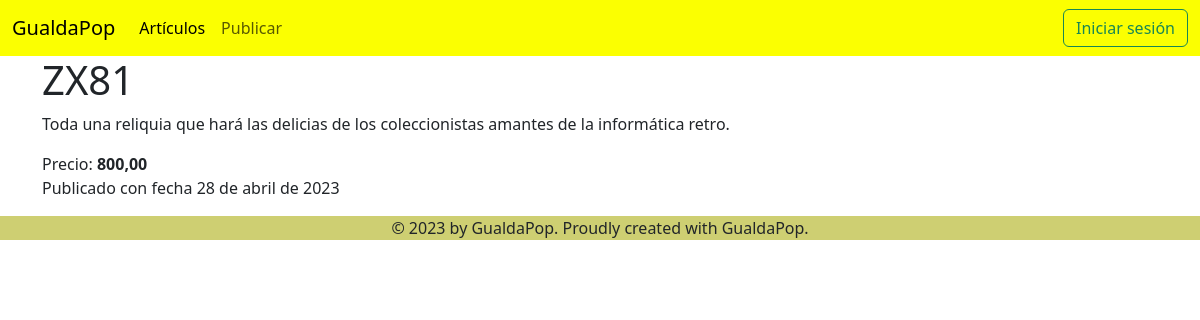
The page /articulos/6 on the database its author committed.
### compraventa/models.py (models this page shows)
class Articulo(models.Model):
    nombre = models.CharField(max_length=100, blank=False, null=False)
    descripcion = models.TextField(blank=False, null=False)
    precio = models.DecimalField(max_digits=10, decimal_places=2, blank=False, null=False)
    fecha_publicacion = models.DateField(auto_now_add=True)
    vendido = models.BooleanField(default=False)
    foto = models.ImageField(upload_to='fotos', blank=True, null=True)
    vendedor = models.ForeignKey(User, on_delete=models.CASCADE, blank=True, null=True, related_name='vendedor')
    comprador = models.ForeignKey(User, on_delete=models.CASCADE, blank=True, null=True, related_name='comprador')
    def __str__(self):
        return self.nombre

### compraventa/views.py (the view)
# urls.py: path('articulos/<int:id>', detalle_articulo, name='detalle_articulo'),
def detalle_articulo(request, id):
    articulo = Articulo.objects.get(pk=id)
    return render(request, 'compraventa/detalle_articulo.html', {'articulo': articulo})

### compraventa/templates/compraventa/detalle_articulo.html (shortened to what this page needs)
{% extends 'base.html' %}
{% block contenido %}
    <main class="container">
        <h1>{{ articulo.nombre }}</h1>
        <p>{{ articulo.descripcion }}</p>
        Precio: <strong>{{ articulo.precio }}</strong>
        <p>Publicado con fecha {{ articulo.fecha_publicacion }}</p>
    </main>
{% endblock %}

### rows shown on the page
Articulo: nombre "ZX81", descripcion "Toda una reliquia que hará las delicias de los coleccionistas amantes de la informática retro.", precio "800,00", fecha_publicacion "28 de abril de 2023"
